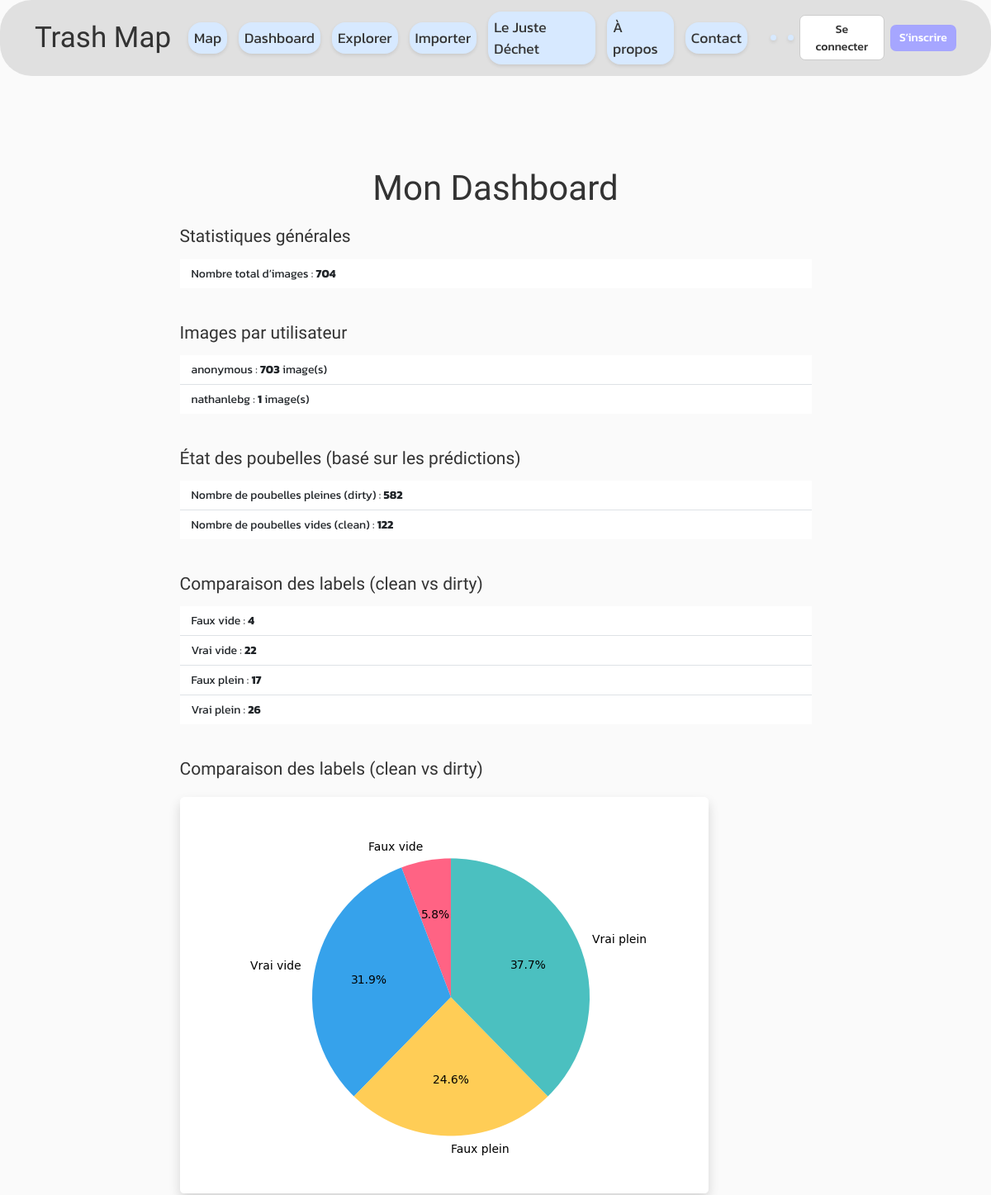
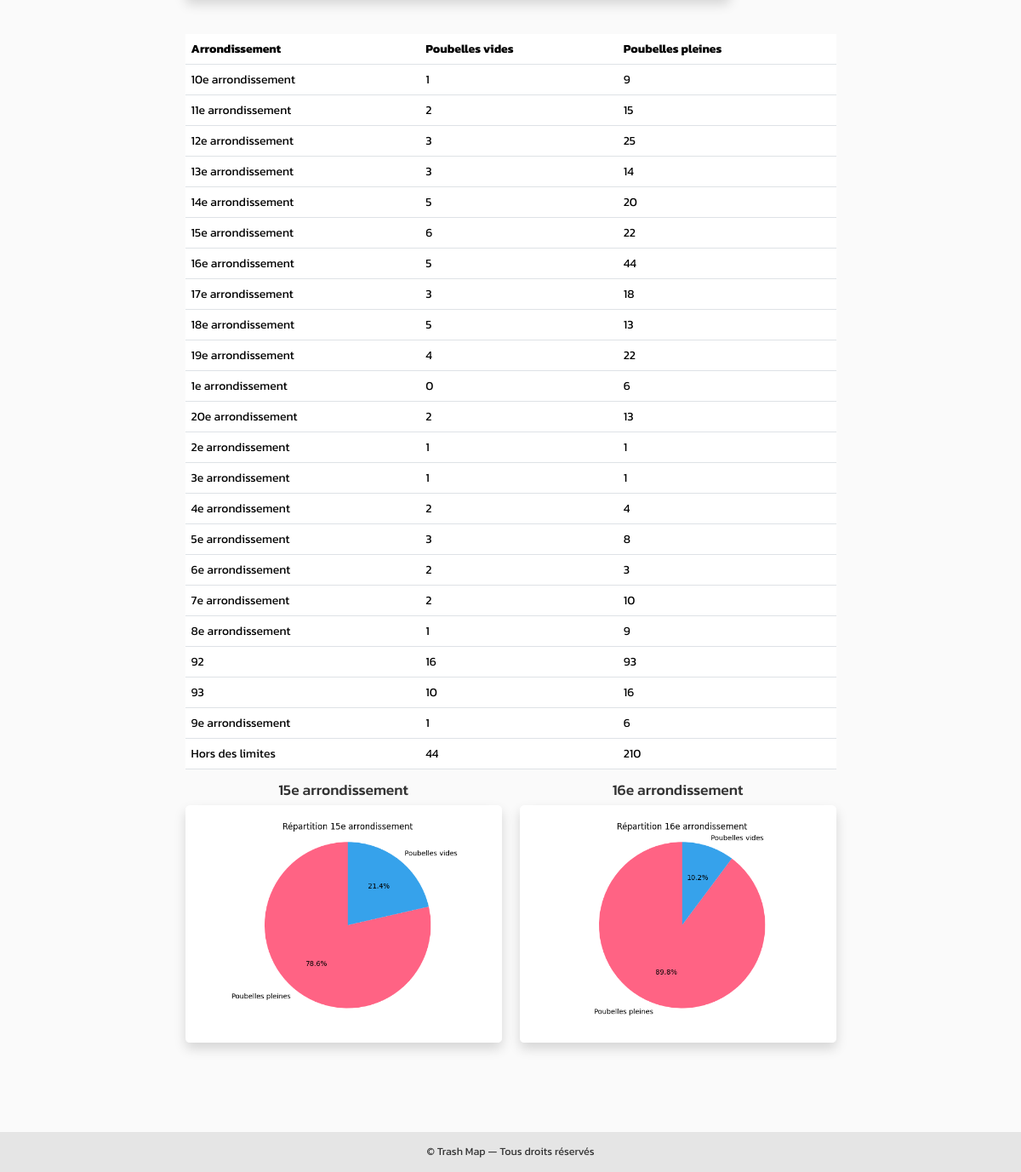
/dashboard, run on the app's committed database (2 pictures, top to bottom).
### app/models.py (models this page shows, shortened)
class Image(db.Model):
    __tablename__ = 'Images'
    id            = db.Column(
        db.Integer,
        primary_key=True
    )
    file_path     = db.Column(
        db.String(200),
        nullable=False
    )
    label         = db.Column(
        db.String(100),
        nullable=True
    )
    true_label    = db.Column(
        db.String(100),
        nullable=True
    )
    upload_date   = db.Column(
        db.DateTime,
        nullable=False,
        default=datetime.utcnow
    )
    username      = db.Column(
        db.String(80),
        nullable=False,
        server_default='anonymous'
    )
    localisation  = db.Column(
        db.String(100),
        nullable=False,
        server_default='unknown'
    )
    description   = db.Column(
        db.Text,
        nullable=False,
        server_default='no description'
    )
    quizz         = db.Column(
        db.String(100),
        nullable=True
    )

### app/routes.py (the view)
@main_bp.route('/dashboard')
def dashboard():
    data = get_dashboard_data()
    chart_base64 = generate_label_pie_chart(data['label_accuracy'])
    return render_template('dashboard.html', data=data, chart_base64=chart_base64)

### app/utils.py (called while the page is built)
def connect_db():
    conn = sqlite3.connect(DB_PATH)
    conn.row_factory = sqlite3.Row
    return conn

def get_total_images(conn):
    cursor = conn.cursor()
    cursor.execute("SELECT COUNT(*) AS total FROM Images")
    return cursor.fetchone()["total"]

def get_images_by_user(conn):
    cursor = conn.cursor()
    cursor.execute("""
        SELECT username, COUNT(*) AS total
        FROM Images
        GROUP BY username
        ORDER BY total DESC
    """)
    results = cursor.fetchall()
    return [
        {"username": row["username"], "total": row["total"]}
        for row in results
    ]

def get_trash_status_counts(conn):
    cursor = conn.cursor()
    cursor.execute("""
        SELECT label, COUNT(*) AS count
        FROM Images
        WHERE label IN ('dirty', 'clean')
        GROUP BY label
    """)
    results = cursor.fetchall()
    counts = {"dirty": 0, "clean": 0}
    for row in results:
        counts[row["label"]] = row["count"]
    return counts

def get_label_accuracy(conn):
    cursor = conn.cursor()
    query = """
        SELECT
            SUM(CASE WHEN label = 'clean' AND true_label = 'dirty' THEN 1 ELSE 0 END) AS false_clean,
            SUM(CASE WHEN label = 'clean' AND true_label = 'clean' THEN 1 ELSE 0 END) AS true_clean,
            SUM(CASE WHEN label = 'dirty' AND true_label = 'clean' THEN 1 ELSE 0 END) AS false_dirty,
            SUM(CASE WHEN label = 'dirty' AND true_label = 'dirty' THEN 1 ELSE 0 END) AS true_dirty
        FROM Images
    """
    cursor.execute(query)
    row = cursor.fetchone()
    return {
        "false_clean": row["false_clean"],
        "true_clean": row["true_clean"],
        "false_dirty": row["false_dirty"],
        "true_dirty": row["true_dirty"]
    }

def generate_label_pie_chart(data):
    labels = [
        "Faux vide",
        "Vrai vide",
        "Faux plein",
        "Vrai plein"
    ]
    sizes = [
        data["false_clean"],
        data["true_clean"],
        data["false_dirty"],
        data["true_dirty"]
    ]
    colors = ['#ff6384', '#36a2eb', '#ffcd56', '#4bc0c0']
    fig, ax = plt.subplots()
    ax.pie(sizes, labels=labels, autopct='%1.1f%%', colors=colors, startangle=90)
    ax.axis('equal')
    buf = io.BytesIO()
    plt.savefig(buf, format='png')
    buf.seek(0)
    encoded = base64.b64encode(buf.read()).decode('utf-8')
    plt.close(fig)
    return encoded

### app/templates/dashboard.html (shortened to what this page needs)
{% extends "base.html" %}
{% block content %}
<div class="row justify-content-center">
  <div class="col-12 col-md-10 col-lg-8">
    <h1 class="display-5 text-center mb-4">Mon Dashboard</h1>
    <section class="mb-5">
      <h2 class="h4 mb-3">Statistiques générales</h2>
      <ul class="list-group list-group-flush">
        <li class="list-group-item">
          Nombre total d’images : <strong>{{ data.total_images }}</strong>
        </li>
      </ul>
    </section>
    <section class="mb-5">
      <h2 class="h4 mb-3">Images par utilisateur</h2>
      <ul class="list-group list-group-flush">
        {% for entry in data.images_by_user %}
          <li class="list-group-item">
            {{ entry.username }} : <strong>{{ entry.total }}</strong> image(s)
          </li>
        {% else %}
          <li class="list-group-item">Aucune image trouvée.</li>
        {% endfor %}
      </ul>
    </section>
    <section class="mb-5">
      <h2 class="h4 mb-3">État des poubelles (basé sur les prédictions)</h2>
      <ul class="list-group list-group-flush">
        <li class="list-group-item">
          Nombre de poubelles pleines (dirty) : <strong>{{ data.trash_status_counts.dirty }}</strong>
        </li>
        <li class="list-group-item">
          Nombre de poubelles vides (clean) : <strong>{{ data.trash_status_counts.clean }}</strong>
        </li>
      </ul>
    </section>
    <section class="mb-5">
      <h2 class="h4 mb-3">Comparaison des labels (clean vs dirty)</h2>
      <ul class="list-group list-group-flush">
        <li class="list-group-item">
          Faux vide  : <strong>{{ data.label_accuracy.false_clean }}</strong>
        </li>
        <li class="list-group-item">
          Vrai vide  : <strong>{{ data.label_accuracy.true_clean }}</strong>
        </li>
        <li class="list-group-item">
          Faux plein  : <strong>{{ data.label_accuracy.false_dirty }}</strong>
        </li>
        <li class="list-group-item">
          Vrai plein : <strong>{{ data.label_accuracy.true_dirty }}</strong>
        </li>
      </ul>
    </section>
    <section class="mb-5">
      <h2 class="h4 mb-4">Comparaison des labels (clean vs dirty)</h2>
      <img alt="Graphique camembert" class="img-fluid rounded shadow">
    </section>
    <table class="table">
      <thead>
        <tr>
          <th>Arrondissement</th>
          <th>Poubelles vides</th>
          <th>Poubelles pleines</th>
        </tr>
      </thead>
      <tbody>
        {% for arrondissement, counts in data.labels_by_arrondissement.items() %}
          <tr>
            <td>{{ arrondissement }}</td>
            <td>{{ counts.clean }}</td>
            <td>{{ counts.dirty }}</td>
          </tr>
        {% endfor %}
      </tbody>
    </table>
    <section class="mb-5">
      <div class="row">
        {% if data.pie_15e %}
          <div class="col-md-6 text-center">
            <h5>15e arrondissement</h5>
            <img class="img-fluid rounded shadow">
          </div>
        {% endif %}
        {% if data.pie_16e %}
          <div class="col-md-6 text-center">
            <h5>16e arrondissement</h5>
            <img class="img-fluid rounded shadow">
          </div>
        {% endif %}
      </div>
    </section>
  </div>
</div>
{% endblock %}

### app/templates/base.html (shortened to what this page needs)
<!DOCTYPE html>
<html lang="{{ current_locale }}">
<head>
  <link
    href="https://cdn.jsdelivr.net/npm/bootstrap@5.3.2/dist/css/bootstrap.min.css"
    rel="stylesheet"
  />
  <link rel="stylesheet" href="https://unpkg.com/leaflet/dist/leaflet.css" />
  <link
    rel="stylesheet"
    href="https://cdn.jsdelivr.net/gh/lipis/flag-icons@7.3.2/css/flag-icons.min.css"
  />
  <link href="{{ url_for('static', filename='css/main.css') }}" rel="stylesheet" />
</head>
<body class="d-flex flex-column min-vh-100">
  <nav class="navbar navbar-expand-lg custom-navbar fixed-top">
    <div class="container-fluid">
      <a class="navbar-brand" href="{{ url_for('main.show_map') }}">
        {{ _('Trash Map') }}
      </a>
      <div class="collapse navbar-collapse justify-content-between" id="topNav">
        <ul class="navbar-nav me-auto mb-2 mb-lg-0 flex-column flex-lg-row">
          <li class="nav-item">
            <a class="nav-link" href="{{ url_for('main.show_map') }}">{{ _('Map') }}</a>
          </li>
          <li class="nav-item">
            <a class="nav-link" href="{{ url_for('main.dashboard') }}">{{ _('Dashboard') }}</a>
          </li>
          <li class="nav-item">
            <a class="nav-link" href="{{ url_for('main.explorer') }}">{{ _('Explorer') }}</a>
          </li>
          <li class="nav-item">
            <a class="nav-link" href="{{ url_for('main.upload') }}">{{ _('Importer') }}</a>
          </li>
          <li class="nav-item">
            <a class="nav-link" href="{{ url_for('main.quizz') }}">{{ _('Le Juste Déchet') }}</a>
          </li>
          <li class="nav-item">
            <a class="nav-link" href="{{ url_for('main.about') }}">{{ _('À propos') }}</a>
          </li>
          <li class="nav-item">
            <a class="nav-link" href="{{ url_for('main.contact') }}">{{ _('Contact') }}</a>
          </li>
        </ul>
        <div class="auth-box d-flex align-items-center ms-auto">
          <ul class="navbar-nav ms-3 d-flex flex-row align-items-center">
            <li class="nav-item">
              <a class="nav-link p-1" href="{{ request.path }}?lang=fr" title="Français">
              </a>
            </li>
            <li class="nav-item">
              <a class="nav-link p-1" href="{{ request.path }}?lang=en" title="English">
              </a>
            </li>
          </ul>
          {% if current_user.is_authenticated %}
            <a href="{{ url_for('profile.view') }}" class="nav-avatar me-2">
              <span class="avatar-circle">{{ current_user.username[0]|upper }}</span>
            </a>
            <a href="{{ url_for('main.logout') }}" class="btn btn-outline-light">
              {{ _('Déconnexion') }}
            </a>
          {% else %}
            <a href="{{ url_for('main.login') }}" class="btn btn-auth-login me-2">
              {{ _('Se connecter') }}
            </a>
            <a href="{{ url_for('main.register') }}" class="btn btn-auth-signup">
              {{ _('S’inscrire') }}
            </a>
          {% endif %}
        </div>
      </div>
    </div>
  </nav>
  <div class="container-fluid flex-fill pt-5 pb-5">
    <div class="row h-100">
      <main class="col-12 px-4 py-4 overflow-auto">
        {% block content %}{% endblock %}
      </main>
    </div>
  </div>
  <footer class="footer text-center py-3 mt-auto">
    &copy; {{ current_year }} {{ _('Trash Map — Tous droits réservés') }}
  </footer>
</body>
</html>

### app/static/css/main.css (style rules this page uses)
html, body { height: 100%; margin: 0; padding-top: 70px; font-family: 'Kanit', sans-serif; font-size: 14px; background: #fafafa; color: #333; display: flex; flex-direction: column; }
.flex-fill { flex: 1; }
.custom-navbar, .custom-navbar .container-fluid { padding: 0.5rem 1.5rem; }
.custom-navbar { background: #e0e0e0; border-radius: 38px; }
.custom-navbar .navbar-brand { font-family: 'Micro 5', monospace; font-size: 2.5rem; color: #333; }
.custom-navbar .navbar-nav { display: flex; flex-direction: row; align-items: center; }
.custom-navbar .nav-link { margin: 0 0.5rem; padding: 0.4rem 1rem; background: #ffffff; border-radius: 16px; box-shadow: 0 2px 4px rgba(0,0,0,0.1); font-size: 1.25rem; color: #333; transition: all 0.2s; }
.custom-navbar .nav-link:nth-child(1) { background: #d7e9ff; }
.auth-box .btn { border-radius: 0.5rem; font-weight: 500; padding: 0.4rem 0.8rem; width: auto; transition: background-color 0.2s ease, transform 0.2s ease; }
.btn-auth-login { background: #ffffff; color: #333; border: 1px solid #ccc; }
.btn-auth-signup { background: #a6a6ff; color: #fff; border: none; }
main { flex: 1; padding: 1rem; }
h1, h2, h3, .display-5 { font-family: 'Micro 5', monospace; color: #333; }
footer { background: #e0e0e0cb; text-align: center; padding: 1rem 0; font-size: 0.9rem; margin-top: auto; }

### data on the page
Image: username "anonymous", total "703"
Image: username "nathanlebg", total "1"

### other printed values
{{ data.total_images }} "704"
{{ data.trash_status_counts.dirty }} "582"
{{ data.trash_status_counts.clean }} "122"
{{ data.label_accuracy.false_clean }} "4"
{{ data.label_accuracy.true_clean }} "22"
{{ data.label_accuracy.false_dirty }} "17"
{{ data.label_accuracy.true_dirty }} "26"
{{ arrondissement }} "10e arrondissement" "11e arrondissement" "12e arrondissement" "13e arrondissement" "14e arrondissement" "15e arrondissement" "16e arrondissement" "17e arrondissement" "18e arrondissement" "19e arrondissement" "1e arrondissement" "20e arrondissement" "2e arrondissement" "3e arrondissement" "4e arrondissement" "5e arrondissement" "6e arrondissement" "7e arrondissement" "8e arrondissement" "92" "93" "9e arrondissement" "Hors des limites"
{{ counts.clean }} "1" "2" "3" "3" "5" "6" "5" "3" "5" "4" "0" "2" "1" "1" "2" "3" "2" "2" "1" "16" "10" "1" "44"
{{ counts.dirty }} "9" "15" "25" "14" "20" "22" "44" "18" "13" "22" "6" "13" "1" "1" "4" "8" "3" "10" "9" "93" "16" "6" "210"
